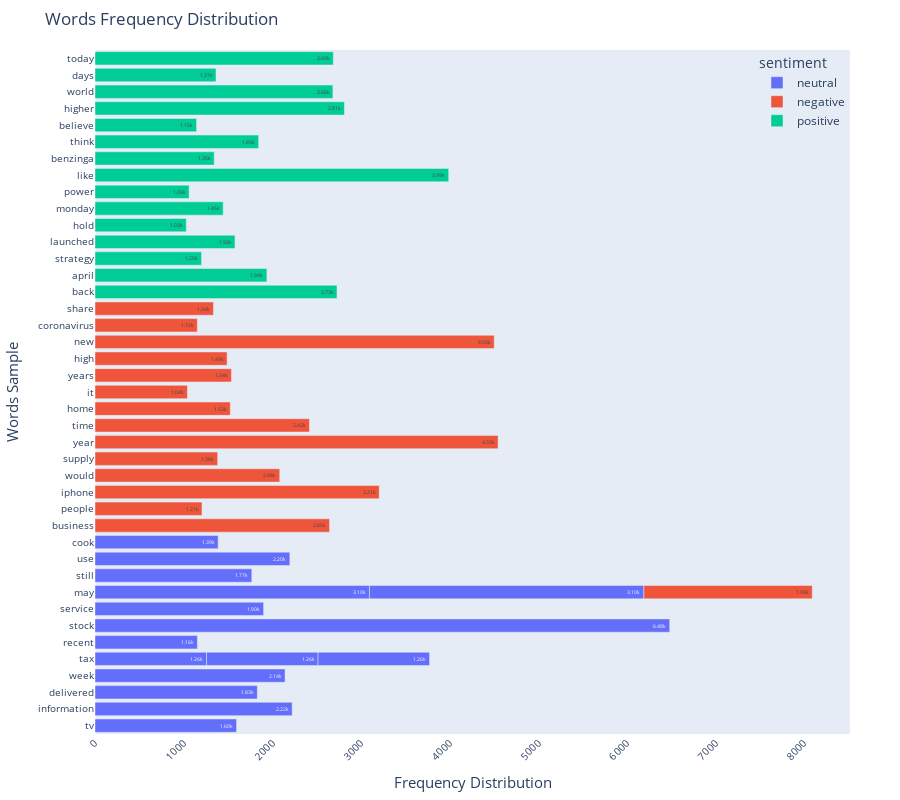

This figure's notebook cell:
### Code cell
fig3 = px.bar(
    word_freq_dist,
    x='frequency',
    y='word',
    text='frequency',
    color='sentiment',
    title='Words Frequency Distribution'
)
fig3.update_layout(
    width=900,
    height=800,
    margin={"r":50,"t":50,"l":50,"b":50},
    uniformtext_minsize=6,

xaxis=dict(
    title='Frequency Distribution',
    linecolor=None,
    titlefont_size=15,
    tickfont_size=10,
    showgrid=False,
    tickangle=-45
    ),
yaxis=dict(
    title='Words Sample',
    linecolor=None,
    titlefont_size=15,
    tickfont_size=10,
    showgrid=False
    ),    
legend=dict(
    yanchor="top",
    xanchor="right",
    x=1,
    y=1,
    bgcolor='rgba(255, 255, 255, 0)',
    bordercolor='rgba(255, 255, 255, 0)'
            )    
                )
fig3.update_traces(texttemplate='%{text:.3s}', textposition='inside')
fig3.show()

### Figure 1 — Plotly figure (JSON) as saved in the notebook; plotly's stock layout.template omitted (floating-point values rounded to 4 significant figures)
{"data": [{"alignmentgroup": "True", "hovertemplate": "sentiment=neutral<br>frequency=%{text}<br>word=%{y}<extra></extra>", "legendgroup": "neutral", "marker": {"color": "#636efa"}, "name": "neutral", "offsetgroup": "neutral", "orientation": "h", "showlegend": true, "text": [1597, 2224, 1831, 2144, 1258, 1155, 1258, 6483, 1902, 3096, 1769, 2198, 3096, 1389, 1258], "textposition": "inside", "texttemplate": "%{text:.3s}", "type": "bar", "x": [1597, 2224, 1831, 2144, 1258, 1155, 1258, 6483, 1902, 3096, 1769, 2198, 3096, 1389, 1258], "xaxis": "x", "y": ["tv", "information", "delivered", "week", "tax", "recent", "tax", "stock", "service", "may", "still", "use", "may", "cook", "tax"], "yaxis": "y"}, {"alignmentgroup": "True", "hovertemplate": "sentiment=negative<br>frequency=%{text}<br>word=%{y}<extra></extra>", "legendgroup": "negative", "marker": {"color": "#EF553B"}, "name": "negative", "offsetgroup": "negative", "orientation": "h", "showlegend": true, "text": [2646, 1207, 3206, 2084, 1384, 4547, 2419, 1526, 1042, 1539, 1490, 4503, 1899, 1154, 1336], "textposition": "inside", "texttemplate": "%{text:.3s}", "type": "bar", "x": [2646, 1207, 3206, 2084, 1384, 4547, 2419, 1526, 1042, 1539, 1490, 4503, 1899, 1154, 1336], "xaxis": "x", "y": ["business", "people", "iphone", "would", "supply", "year", "time", "home", "it", "years", "high", "new", "may", "coronavirus", "share"], "yaxis": "y"}, {"alignmentgroup": "True", "hovertemplate": "sentiment=positive<br>frequency=%{text}<br>word=%{y}<extra></extra>", "legendgroup": "positive", "marker": {"color": "#00cc96"}, "name": "positive", "offsetgroup": "positive", "orientation": "h", "showlegend": true, "text": [2730, 1939, 1202, 1579, 1030, 1446, 1062, 3990, 1345, 1846, 1146, 2814, 2684, 1365, 2688], "textposition": "inside", "texttemplate": "%{text:.3s}", "type": "bar", "x": [2730, 1939, 1202, 1579, 1030, 1446, 1062, 3990, 1345, 1846, 1146, 2814, 2684, 1365, 2688], "xaxis": "x", "y": ["back", "april", "strategy", "launched", "hold", "monday", "power", "like", "benzinga", "think", "believe", "higher", "world", "days", "today"], "yaxis": "y"}], "layout": {"barmode": "relative", "height": 800, "legend": {"bgcolor": "rgba(255, 255, 255, 0)", "bordercolor": "rgba(255, 255, 255, 0)", "title": {"text": "sentiment"}, "tracegroupgap": 0, "x": 1, "xanchor": "right", "y": 1, "yanchor": "top"}, "margin": {"b": 50, "l": 50, "r": 50, "t": 50}, "title": {"text": "Words Frequency Distribution"}, "uniformtext": {"minsize": 6}, "width": 900, "xaxis": {"anchor": "y", "autorange": true, "domain": [0, 1], "range": [0, 8517.0], "showgrid": false, "tickangle": -45, "tickfont": {"size": 10}, "title": {"font": {"size": 15}, "text": "Frequency Distribution"}, "type": "linear"}, "yaxis": {"anchor": "x", "autorange": true, "domain": [0, 1], "range": [-0.5, 40.5], "showgrid": false, "tickfont": {"size": 10}, "title": {"font": {"size": 15}, "text": "Words Sample"}, "type": "category"}}}
